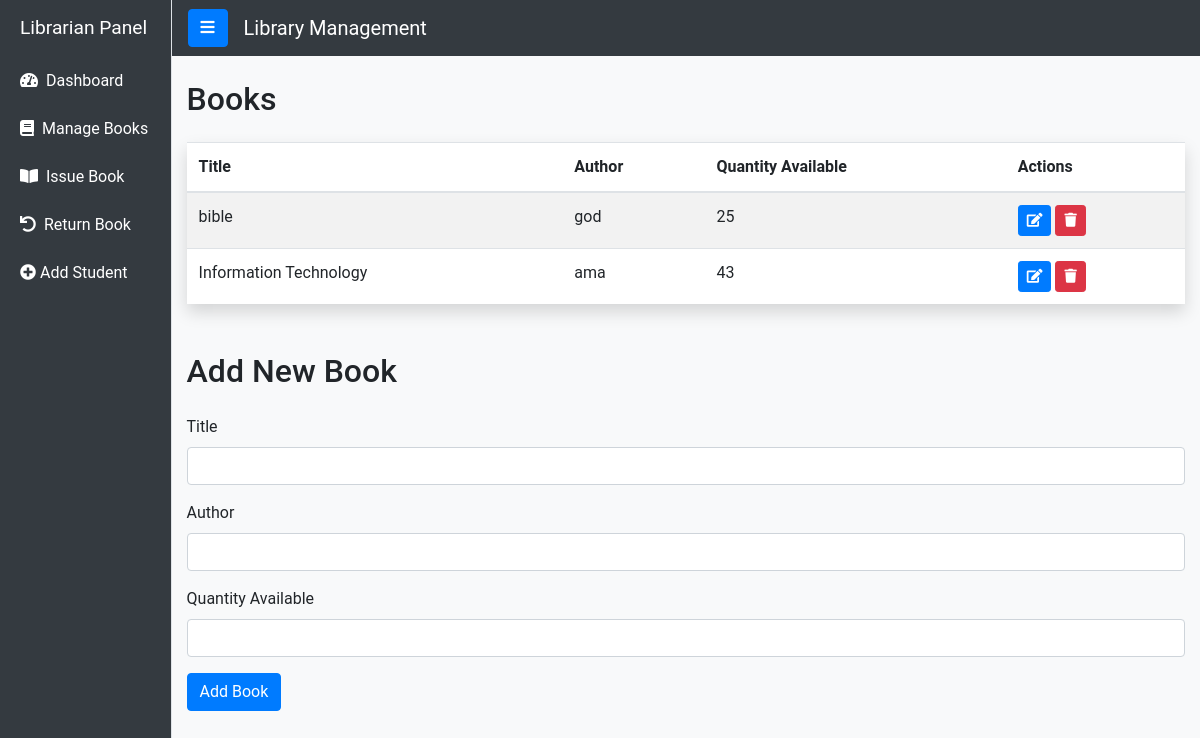
Before: /librarian.php with the older database file.
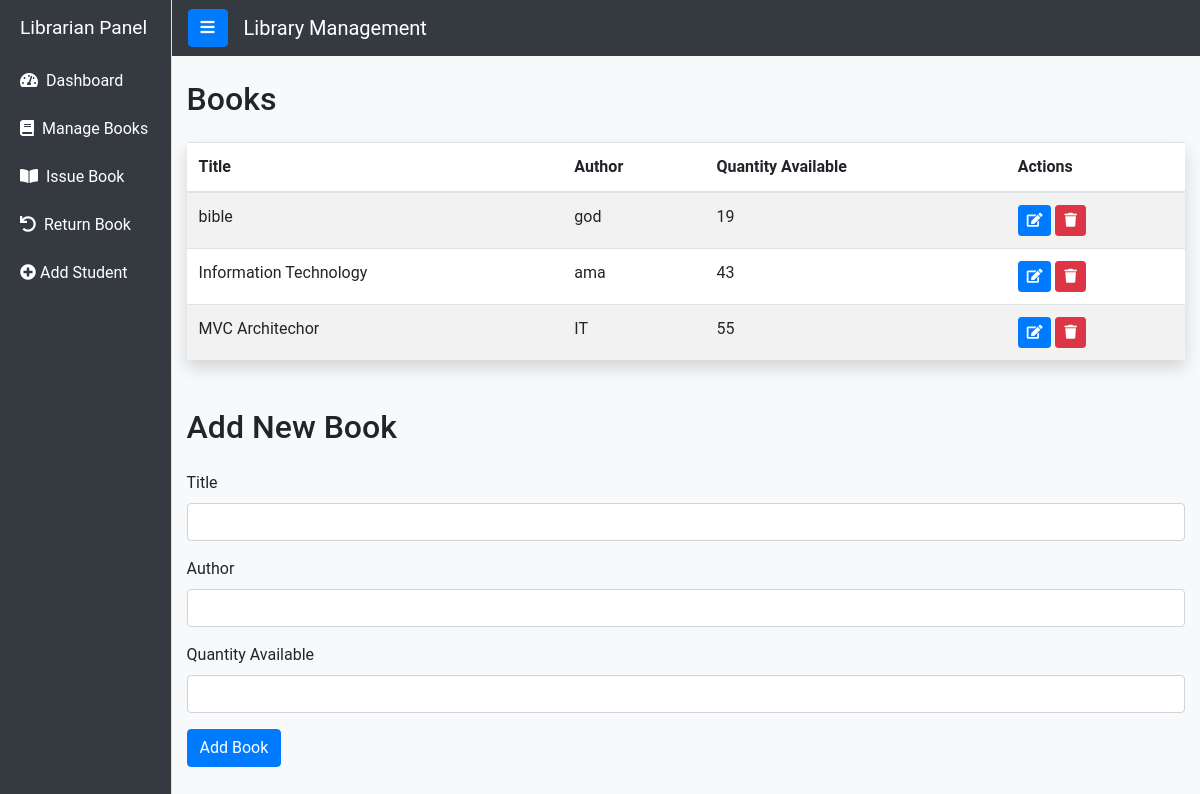
After: the same page with the newer database file.
### tables this page shows
CREATE TABLE `books` (
  `book_id` int(11) NOT NULL,
  `title` varchar(255) NOT NULL,
  `author` varchar(255) NOT NULL,
  `quantity_available` int(11) NOT NULL,
  `categoryID` int(11) DEFAULT NULL,
  `published` date DEFAULT NULL,
  `description` varchar(100) DEFAULT NULL
);

### librarian.php (the view, shortened to what this page needs)
<?php
require_once 'config.php';
$conn = mysqli_connect($host, $username, $password, $database);
function getAllBooks() {
    global $conn;
    $sql = "SELECT * FROM books";
    $result = mysqli_query($conn, $sql);
    $books = [];
    if ($result && mysqli_num_rows($result) > 0) {
        while ($row = mysqli_fetch_assoc($result)) {
            $books[] = $row;
        }
    }
    return $books;
}
$books = getAllBooks();
?>
<!DOCTYPE html>
<html>
<head>
    <link rel="stylesheet" href="https://maxcdn.bootstrapcdn.com/bootstrap/4.5.2/css/bootstrap.min.css">
    <link rel="stylesheet" href="https://cdnjs.cloudflare.com/ajax/libs/font-awesome/5.15.3/css/all.min.css">
</head>
<body>
    <div class="d-flex">
        <div class="bg-dark border-right" id="sidebar-wrapper">
            <div class="sidebar-heading">Librarian Panel</div>
            <div class="list-group list-group-flush">
                <a href="dashboard.php" class="list-group-item list-group-item-action bg-transparent"><i
                        class="fas fa-tachometer-alt mr-2"></i>Dashboard</a>
                <a href="librarian.php" class="list-group-item list-group-item-action bg-transparent"><i
                        class="fas fa-book mr-2"></i>Manage Books</a>
                <a href="student-borrow.php" class="list-group-item list-group-item-action bg-transparent"><i
                        class="fas fa-book-open mr-2"></i>Issue Book</a>
                <a href="student-return.php" class="list-group-item list-group-item-action bg-transparent"><i
                        class="fas fa-undo mr-2"></i>Return Book</a>
                <a href="addstudent.php" class="list-group-item list-group-item-action bg-transparent"><i
                        class="fa fa-plus-circle" aria-hidden="true"></i> Add Student</a>
            </div>
        </div>
        <div id="page-content-wrapper">
            <nav class="navbar navbar-expand-lg navbar-dark bg-dark">
                <button class="btn btn-primary" id="menu-toggle"><i class="fas fa-bars"></i></button>
                <a class="navbar-brand ml-3" href="#">Library Management</a>
            </nav>
            <div class="container-fluid mt-4">
                <h2 class="mb-4">Books</h2>
                <table class="table table-striped">
                    <thead>
                        <tr>
                            <th>Title</th>
                            <th>Author</th>
                            <th>Quantity Available</th>
                            <th>Actions</th>
                        </tr>
                    </thead>
                    <tbody>
                        <?php foreach ($books as $book): ?>
                        <tr>
                            <td><?php echo $book['title']; ?></td>
                            <td><?php echo $book['author']; ?></td>
                            <td><?php echo $book['quantity_available']; ?></td>
                            <td>
                                <button class="btn btn-sm btn-primary edit-btn"
                                    data-book-id="<?php echo $book['book_id']; ?>"><i class="fas fa-edit"></i></button>
                                <a href="delete_book.php?id=<?php echo $book['book_id']; ?>"
                                    class="btn btn-sm btn-danger"
                                    onclick="return confirm('Are you sure you want to delete this book?')"><i
                                        class="fas fa-trash"></i></a>
                            </td>
                        </tr>
                        <?php endforeach; ?>
                    </tbody>
                </table>
                <h2 class="mt-5 mb-4">Add New Book</h2>
                <form method="post">
                    <div class="form-group">
                        <label for="title">Title</label>
                        <input type="text" class="form-control" name="title" id="title" required>
                    </div>
                    <div class="form-group">
                        <label for="author">Author</label>
                        <input type="text" class="form-control" name="author" id="author" required>
                    </div>
                    <div class="form-group">
                        <label for="quantity">Quantity Available</label>
                        <input type="number" class="form-control" name="quantity" id="quantity" required>
                    </div>
                    <button type="submit" class="btn btn-primary" name="submit">Add Book</button>
                </form>
            </div>
        </div>
    </div>
</body>
</html>

### librarian.php (style rules this page uses)
body { font-family: 'Roboto', sans-serif; background-color: #f8f9fa; }
#sidebar-wrapper { min-height: 100vh; margin-left: -15rem; transition: margin 0.25s ease-out; background-color: #343a40; width: 200px; }
#sidebar-wrapper .sidebar-heading { padding: 0.875rem 1.25rem; font-size: 1.2rem; color: #fff; }
#sidebar-wrapper .list-group-item { color: #fff; border: none; background-color: transparent; transition: background-color 0.3s; }
#page-content-wrapper { min-width: 0; width: 100%; }
.navbar { background-color: #343a40 !important; }
.navbar-brand { color: #fff; }
.btn-primary { background-color: #007bff; border-color: #007bff; }
.table { background-color: #fff; box-shadow: 0 0.5rem 1rem rgba(0, 0, 0, 0.15); }
@media (min-width: 768px) { #sidebar-wrapper { margin-left: 0; } }

Changed rows visible on the page:
changed books "bible": quantity_available "25" → "19"
added books: title "MVC Architechor", author "IT", quantity_available "55"
